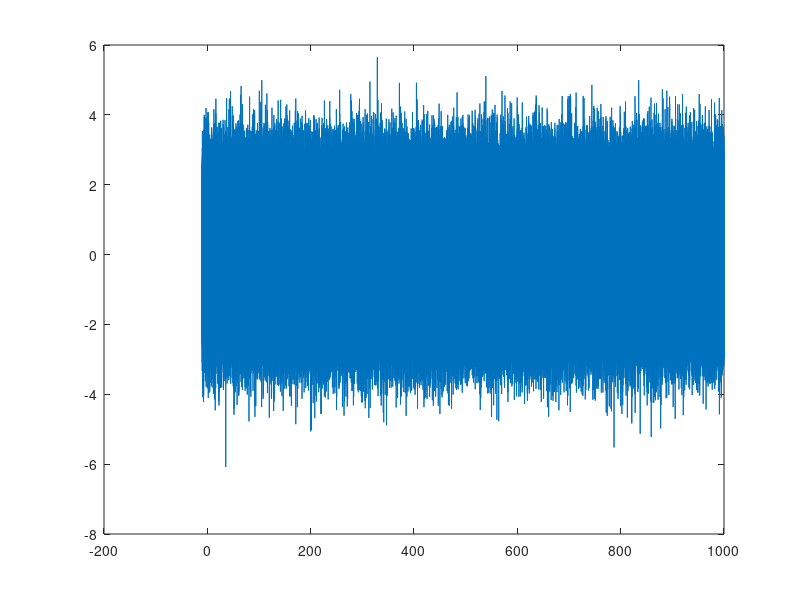

MATLAB code to generate this figure: (Note: this script raises an error after producing the figure.)
clear;clc;close all;

%% 漂移产生
% 产生了噪声后，其方差为其噪声强度
%一点说明，对高斯白噪声，其方差和功率（单位为W）是一样的。
%因此，对方差，要做的只是将w变换成dbw，即dbw=10log（w）。

%y=randn(1,1010001);
y = wgn(1,1010001,1); %产生一个m行n列的高斯白噪声的矩阵，p以dBW为单位指定输出噪声的强度
t1=-10:0.001:1000; %t就是相当于一个数组[0.01, 0.02, 0.03,..., 9.98, 9.99, 10]
figure
plot(t1,y);

y_1=filter(PYfilter4,y);%滤波降噪
figure
plot(t1,y_1);

drift=20*y_1;%(:,300000:320000);%取300秒(300000)到320秒(320000)的漂移当作漂移
figure;
plot(drift);%产生了20s的漂移信号，纯随机，每次都不同
title('漂移信号');
xlabel('时间/s');
ylabel('幅度/V');
max = 0;%检测漂移中变化量的最大值
for i = 1:20000
    if(abs(drift(:,i+1)-drift(:,i))>=max)
     max =abs(drift(:,i+1)-drift(:,i));
    end
end
%!!!!!!!!!!!!!!!!!!!!!!!!!!!!!!!!!!!!!!!!!!!!!!!!!!!!!!!!!!!!!!!!!!1111

%% 计算分辨率
t=-10:0.001:1000;
fenbianlu=ones(1,1010001)-1;
fenbianlv=awgn(fenbianlu,20,0)/10;%给1加上噪声，求分辨率
zaoshengfangcha=var(fenbianlv);
%!!!!!!!!!!!!!!!!!!!!!!!!!!!!!!!!!!!!!!!!!!!!!!!!!!!!!!!!!!!!
figure;
plot(t,fenbianlv,'Color','k');
title('直流加噪声');
xlabel('时间/s');
ylabel('幅度/V');
% f_noise_std=std(fenbianlv);% 算出标准差，其三倍为分辨率
% resolution =f_noise_std;

%% 开始仿真 

fy=20;

%f_noise=awgn(f,20,0);%加噪声进去，分别是信号，信噪比，信号功率
f_noise=fy+fenbianlv;

figure;
plot(t,f_noise,'Color','k');
title('加噪声');
xlabel('时间/s');
ylabel('幅度/V');
%% 加噪声和漂移
f_noise_drift=f_noise+drift;%最终的需要处理的信号


b=length(f_noise_drift(:,300000:320000));%数据采样点数
Y2=fft(f_noise_drift(:,300000:320000));%求FFT
P2=abs(Y2/b);
P1 = P2(1:b/2+1);%单边谱?
P1(2:end-1) = 2*P1(2:end-1);%由于P1是直流
f = 1000*(0:(b/2))/b;%采样频率Fs，只看fs/2的信号
P3=20*log10(P1);
figure
loglog(f,20*P1,'k');
title('直流+漂移对数频谱')
xlabel("f/Hz")
ylabel("幅度/dB")

%% 相关去噪
lpFilt2 = designfilt('lowpassiir','FilterOrder',2, ...
         'PassbandFrequency',2,'PassbandRipple',0.1, ...
         'SampleRate',1000);

f_LowPass=Cor_Denoise_4(f_noise_drift,100,10);
f_LowPass=filtfilt(lpFilt2,f_LowPass);

f_LowPass=f_LowPass+f_noise_drift(:,300000)-f_LowPass(:,300000);%消除初始偏置
figure;
plot(f_noise_drift(:,300000:320000))
hold on;
plot(f_LowPass(:,300000:320000),'Linewidth', 2);
title('低通滤波去噪');
xlabel('时间/s');
ylabel('幅度/V');
legend('原始信号','去噪结果');%!!!!第一个图


SGNmax = 0;%检测信号中变化量的最大值
for i = 1:20000
    if(abs(f_LowPass(1,i+1)-f_LowPass(1,i))>=SGNmax)
     SGNmax =abs(f_LowPass(1,i+1)-f_LowPass(1,i));
    end
end
SGNmin = 1;%检测信号中变化量的最大值
for i = 1:20000
    if(abs(f_LowPass(:,i+1)-f_LowPass(:,i))<=SGNmin)%!!!!!!!!!!!!!!!!!!!!!!!!
     SGNmin =abs(f_LowPass(1,i+1)-f_LowPass(1,i));
    end
end

%% 评估分辨率
piece=20;%将信号等分成这些段，然后分别求出分辨率
resolutionArr =ones(1,piece);
std1=std(f_LowPass(300000:301000));resolutionArr(1)=std1;
std2=std(f_LowPass(301000:302000));resolutionArr(2)=std2;
std3=std(f_LowPass(302000:303000));resolutionArr(3)=std3;
std4=std(f_LowPass(303000:304000));resolutionArr(4)=std4;
std5=std(f_LowPass(304000:305000));resolutionArr(5)=std5;
std6=std(f_LowPass(305000:306000));resolutionArr(6)=std6;
std7=std(f_LowPass(306000:307000));resolutionArr(7)=std7;
std8=std(f_LowPass(307000:308000));resolutionArr(8)=std8;
std9=std(f_LowPass(308000:309000));resolutionArr(9)=std9;
std10=std(f_LowPass(309000:310000));resolutionArr(10)=std10;
std11=std(f_LowPass(310000:311000));resolutionArr(11)=std11;
std12=std(f_LowPass(311000:312000));resolutionArr(12)=std12;
std13=std(f_LowPass(312000:313000));resolutionArr(13)=std13;
std14=std(f_LowPass(313000:314000));resolutionArr(14)=std14;
std15=std(f_LowPass(314000:315000));resolutionArr(15)=std15;
std16=std(f_LowPass(315000:316000));resolutionArr(16)=std16;
std17=std(f_LowPass(316000:317000));resolutionArr(17)=std17;
std18=std(f_LowPass(317000:318000));resolutionArr(18)=std18;
std19=std(f_LowPass(318000:319000));resolutionArr(19)=std19;
std20=std(f_LowPass(319000:320000));resolutionArr(20)=std20;

resolution = mean(resolutionArr)/150;
figure
plot(resolutionArr);
%% 为算法做准备
lpFilt = designfilt('lowpassiir','FilterOrder',15, ...
         'PassbandFrequency',0.1,'PassbandRipple',0.1, ...
         'SampleRate',1000);

zhunbei=filtfilt(lpFilt,f_noise_drift);
figure;
plot(t(:,300000:320000),zhunbei(:,300000:320000));%pzhunbei按理来说应该是滤波出来的漂移信号
title('低通出来的漂移');
xlabel('时间/s');
ylabel('幅度/V');
hold on;
plot(t(:,300000:320000),drift(:,300000:320000));
hold on;
plot(t(:,300000:320000),f_noise_drift(:,300000:320000));
%% 去漂移算法  不能忘记绝对值  限制数组大小，不然会累计误差
drift_wen=zeros(1,length(f_LowPass));
drift_wen=drift_wen(:,300000:320000);
f_LowPass=f_LowPass(:,300000:320000);
zhunbei=zhunbei(:,300000:320000);
drift=drift(:,300000:320000);
t=t(:,300000:320000);

drift_wen(1,1)=drift(1,1);%消除初始偏置


for i = 1:length(f_LowPass)-1
    if((abs(f_LowPass(1,i+1)-f_LowPass(1,i)))>resolution/1)%resolution为传感器分辨率,被除数为灵敏度
        drift_wen(1,i+1)=drift_wen(1,i)+zhunbei(1,i+1)-zhunbei(1,i);
    end

    if((abs(f_LowPass(1,i+1)-f_LowPass(1,i)))<resolution/1)%resolution为传感器分辨率
        drift_wen(1,i+1)=drift_wen(1,i)+f_LowPass(1,i+1)-f_LowPass(1,i);%更新漂移
    end
%!!!!!!!!!!!!!!!!!!!!!!!!!!!!!!!!!!!!!!!!!!!!!!!!!!!!!!!!!!
end
figure;
%plot(t,drift_wen);%算法拟合出的漂移
plot(drift_wen);%算法拟合出的漂移
hold on;
%plot(t,drift);%刚开始随机产生出的漂移
plot(drift);%刚开始随机产生出的漂移
xlabel('采样点数');
ylabel('幅度');
legend('漂移估计结果','预设漂移');%第四个图！！！！！！！漂移对比

PYimmse=immse(drift_wen,drift);%漂移评估参数
chafen=abs(drift_wen-drift);
% PYchafenmax=max(chafen,[],2);
PYchafenmax = 0;%检测漂移最大误差处
for i = 1:20000
    if(abs(chafen(1,i))>=PYchafenmax)
     PYchafenmax =abs(chafen(1,i));
    end
end
PY_mse =  sum(chafen.^2) / length(chafen );
PY_mse2 = mse(chafen);
%% 画图专用
fy =20*ones(1,20001);
figure;
plot(fy,'Color','k');%第一个图！！！！！！！传感信号
title('传感信号');
xlabel('采样点数');
ylabel('幅度');


figure
plot(drift,'Color','k');%第二个图！！！！！！！漂移信号
title('漂移');
xlabel('采样点数');
ylabel('幅度');

figure;
plot(f_noise_drift(:,300000:320000),'Color','k');%第三个图！！！！！！！加噪声和漂移
title('加噪声和漂移');
xlabel('采样点数');
ylabel('幅度');
%% 把漂移去除
figure;
result=f_LowPass-drift_wen;
plot(f_noise_drift(:,300000:320000));

hold on;
plot(result, 'Linewidth', 2);
hold on;
plot(fy, 'Linewidth', 2)%第五个图！！！！！！！结果
title('去漂移后的信号');
xlabel('采样点数');
ylabel('幅度');
legend('含漂移信号','漂移补偿结果','理想传感信号');


% b=length(y);%数据采样点数
% Y2=fft(y);%求FFT
% P2=abs(Y2/b);
% P1 = P2(1:b/2+1);%单边谱?
% P1(2:end-1) = 2*P1(2:end-1);%由于P1是直流
% f = 1000*(0:(b/2))/b;%采样频率Fs，只看fs/2的信号
% P3=20*log10(P1);
% figure
% loglog(f,20*P1,'k');
% title('直流+漂移对数频谱')
% xlabel("f/Hz")
% ylabel("幅度/dB")

%axes('position',[0.2,0.7,0.2,0.2]);%局部放大图位置
%plot(t,y,'Color','k');

%grpdelay(PYfilter5,2,1000);

